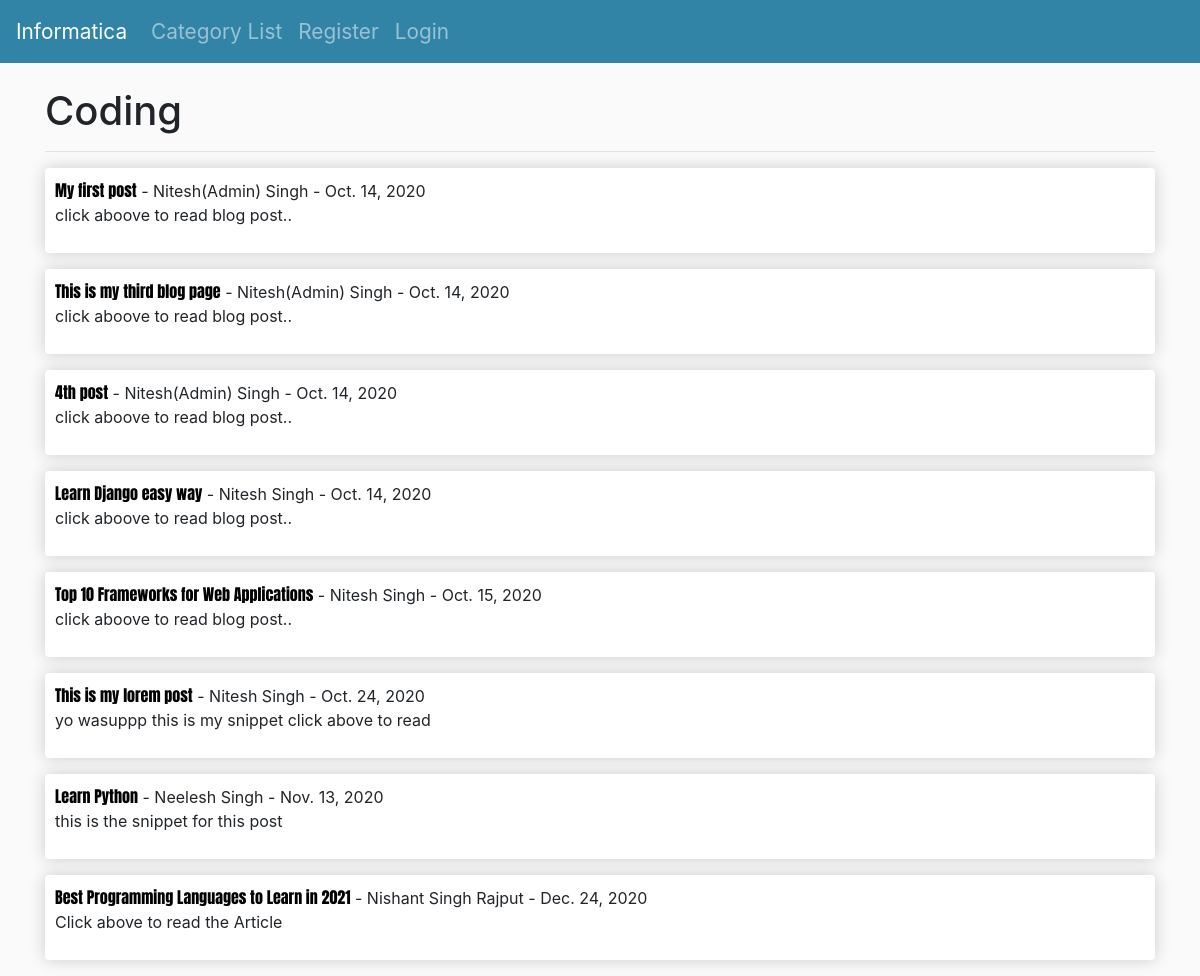
/category/coding/, run on the app's committed database.
### theblog/models.py (models this page shows, shortened)
class Post(models.Model):
    title = models.CharField(max_length=255)
    header_image = models.ImageField(null=True, blank=True, upload_to="images/")
    title_tag = models.CharField(max_length=255)
    author = models.ForeignKey(User, on_delete=models.CASCADE)
    body = RichTextField(blank=True,null=True)
    post_date = models.DateField(auto_now_add=True)
    category = models.CharField(max_length=25, default='coding')
    snippet = models.CharField(max_length=50)
    likes = models.ManyToManyField(User, related_name='blog_posts')

### theblog/views.py (the view)
# urls.py: path('category/<str:cats>/',CategoryView,name='category'),
def CategoryView(request, cats):
    category_post = Post.objects.filter(category=cats.replace('-',' '))
    return render(request, 'categories.html',{'cats':cats.title().replace('-',' '),'category_posts':category_post})

### theblog/templates/categories.html (shortened to what this page needs)
{% extends "base.html" %}
{% block content %}
{% if category_posts %}
<h1> {{ cats|capfirst }} </h1><hr style="text-align:left;margin-left:0">
{% for post in category_posts %}
<div class="box-element">
<li><a href="{% url 'article_detail' post.pk %}" class="ft-blog-heading">{{post.title|capfirst}}</a> - {{post.author.first_name}}
    {{post.author.last_name}} - {{post.post_date}}
<p>{{post.snippet}}
</div></p>
{% endfor %}
{% else %}
  <h2>Sorry this page doestn't exits</h2>
{% endif %}
{% endblock content %}

### theblog/static/css/core3.css (style rules this page uses)
body { background-color: hsl(0, 0%, 98%); }
.box-element { box-shadow: hsl(0, 0%, 80%) 0 0 16px; background-color: #fff; border-radius: 4px; padding: 10px; }
li { list-style: none; }
.ft-blog-heading { font-family: "Anton", sans-serif; color: black; }

### data on the page
Post: title "My first post", author.first_name "Nitesh(Admin)", author.last_name "Singh", post_date "Oct. 14, 2020", snippet "click aboove to read blog post.."
Post: title "This is my third blog page", author.first_name "Nitesh(Admin)", author.last_name "Singh", post_date "Oct. 14, 2020", snippet "click aboove to read blog post.."
Post: title "4th post", author.first_name "Nitesh(Admin)", author.last_name "Singh", post_date "Oct. 14, 2020", snippet "click aboove to read blog post.."
Post: title "Learn Django easy way", author.first_name "Nitesh", author.last_name "Singh", post_date "Oct. 14, 2020", snippet "click aboove to read blog post.."
Post: title "Top 10 Frameworks for Web Applications", author.first_name "Nitesh", author.last_name "Singh", post_date "Oct. 15, 2020", snippet "click aboove to read blog post.."
Post: title "This is my lorem post", author.first_name "Nitesh", author.last_name "Singh", post_date "Oct. 24, 2020", snippet "yo wasuppp this is my snippet click above to read"
Post: title "Learn Python", author.first_name "Neelesh", author.last_name "Singh", post_date "Nov. 13, 2020", snippet "this is the snippet for this post"
Post: title "Best Programming Languages to Learn in 2021", author.first_name "Nishant", author.last_name "Singh Rajput", post_date "Dec. 24, 2020", snippet "Click above to read the Article"

### other printed values
{{ cats|capfirst }} "Coding"
